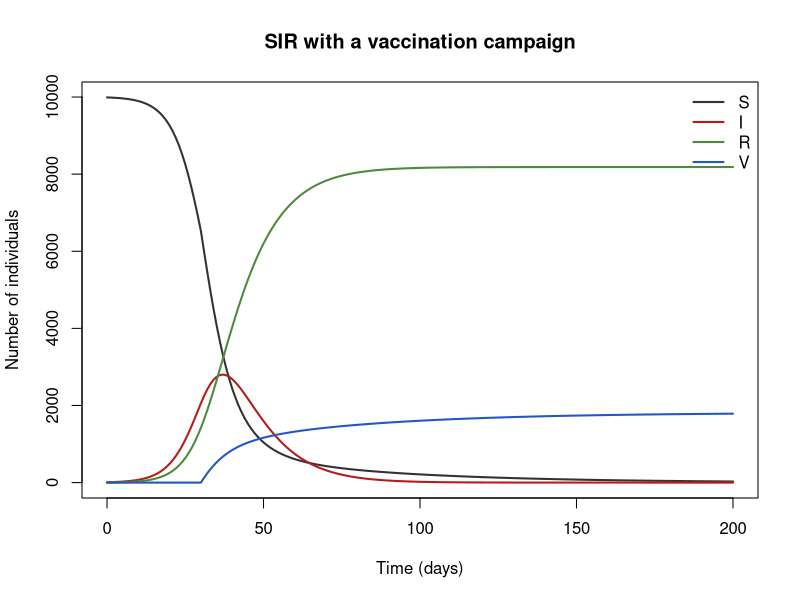
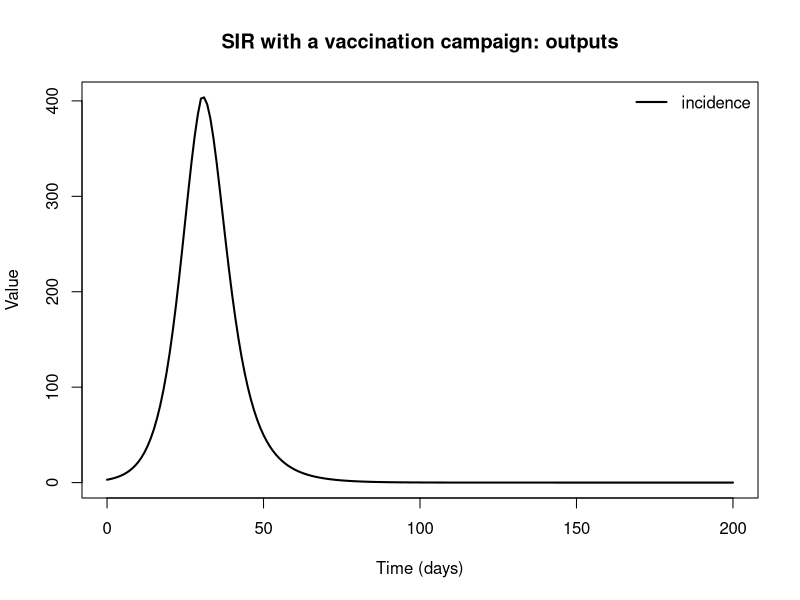

These figures' R source, in order:
## SIR with a vaccination campaign
## Mass vaccination of susceptibles at rate v starting on day t_vac (assumes a perfect vaccine).
## Reference: Keeling & Rohani (2008), Modeling Infectious Diseases in Humans and Animals, §8.1
##
## Generated from a compartmental model diagram (model format v1).
## Regenerating from the same diagram always gives this exact file.
##
## Compartments: S, I, R, V
## Flows (time unit: days):
##   S -> I  : lam * S
##   I -> R  : gamma * I
##   S -> V  : vacc * S

library(deSolve)

# ---- Time ------------------------------------------------------------
times <- seq(0, 200, by = 1)  # days

# ---- Parameters ------------------------------------------------------
parameters <- c(
  beta = 0.3,      # transmission rate per day
  gamma = 1 / 10,  # recovery rate
  v = 0.02,        # vaccination rate per day once the campaign starts
  t_vac = 30       # day the campaign starts
)

# ---- Initial conditions ----------------------------------------------
state <- c(
  S = 9990,  # Susceptible
  I = 10,    # Infectious
  R = 0,     # Recovered
  V = 0      # Vaccinated
)

# ---- Model equations -------------------------------------------------
sirv_campaign_model <- function(t, state, parameters) {
  with(as.list(c(state, parameters)), {
    # Total population
    N <- S + I + R + V

    # Derived quantities
    lam <- beta * I / N       # force of infection
    vacc <- v * (t >= t_vac)  # vaccination rate at time t

    # Flows recorded as outputs
    incidence <- lam * S

    # Rates of change
    dS <- -lam * S - vacc * S
    dI <- lam * S - gamma * I
    dR <- gamma * I
    dV <- vacc * S

    list(c(dS, dI, dR, dV), c(incidence = incidence))
  })
}

# ---- Solve -----------------------------------------------------------
out <- ode(y = state, times = times, func = sirv_campaign_model, parms = parameters)
out <- as.data.frame(out)

# ---- Plot ------------------------------------------------------------
compartment_cols <- c(S = "#333333", I = "#B71C1C", R = "#4E8A3E", V = "#2457C5")
matplot(out$time, out[, names(compartment_cols)], type = "l", lty = 1, lwd = 2,
        col = compartment_cols, xlab = "Time (days)", ylab = "Number of individuals",
        main = "SIR with a vaccination campaign")
legend("topright", legend = names(compartment_cols), col = compartment_cols,
       lty = 1, lwd = 2, bty = "n")

output_names <- c("incidence")
matplot(out$time, out[, output_names, drop = FALSE], type = "l", lty = 1, lwd = 2,
        col = seq_along(output_names), xlab = "Time (days)", ylab = "Value",
        main = "SIR with a vaccination campaign: outputs")
legend("topright", legend = output_names, col = seq_along(output_names),
       lty = 1, lwd = 2, bty = "n")
